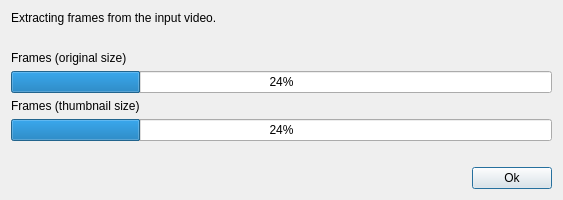
<?xml version="1.0" encoding="UTF-8"?>
<ui version="4.0">
 <class>ProgressDialogExtractFrames</class>
 <widget class="QDialog" name="ProgressDialogExtractFrames">
  <property name="geometry">
   <rect>
    <x>0</x>
    <y>0</y>
    <width>563</width>
    <height>200</height>
   </rect>
  </property>
  <property name="windowTitle">
   <string>Dialog</string>
  </property>
  <layout class="QGridLayout" name="gridLayout">
   <item row="6" column="0" colspan="2">
    <widget class="QLabel" name="lblThumb">
     <property name="text">
      <string>Frames (thumbnail size)</string>
     </property>
    </widget>
   </item>
   <item row="8" column="1">
    <spacer name="verticalSpacer">
     <property name="orientation">
      <enum>Qt::Vertical</enum>
     </property>
     <property name="sizeHint" stdset="0">
      <size>
       <width>20</width>
       <height>40</height>
      </size>
     </property>
    </spacer>
   </item>
   <item row="7" column="0" colspan="2">
    <widget class="QProgressBar" name="progThumbs">
     <property name="value">
      <number>24</number>
     </property>
    </widget>
   </item>
   <item row="9" column="1">
    <widget class="QPushButton" name="bOk">
     <property name="text">
      <string>Ok</string>
     </property>
    </widget>
   </item>
   <item row="9" column="0">
    <spacer name="horizontalSpacer">
     <property name="orientation">
      <enum>Qt::Horizontal</enum>
     </property>
     <property name="sizeHint" stdset="0">
      <size>
       <width>40</width>
       <height>20</height>
      </size>
     </property>
    </spacer>
   </item>
   <item row="0" column="0">
    <widget class="QLabel" name="label">
     <property name="text">
      <string>Extracting frames from the input video.</string>
     </property>
    </widget>
   </item>
   <item row="2" column="0" colspan="2">
    <widget class="QLabel" name="lblOrig">
     <property name="text">
      <string>Frames (original size)</string>
     </property>
    </widget>
   </item>
   <item row="3" column="0" colspan="2">
    <widget class="QProgressBar" name="progOrig">
     <property name="value">
      <number>24</number>
     </property>
    </widget>
   </item>
   <item row="1" column="0">
    <spacer name="verticalSpacer_2">
     <property name="orientation">
      <enum>Qt::Vertical</enum>
     </property>
     <property name="sizeHint" stdset="0">
      <size>
       <width>20</width>
       <height>40</height>
      </size>
     </property>
    </spacer>
   </item>
  </layout>
 </widget>
 <resources/>
 <connections/>
</ui>
